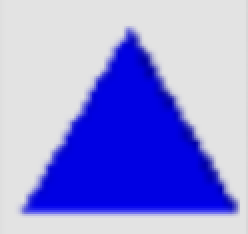
#> input picture sha7.png, 124 x 117 px (shown 2 times larger)
$ python shapedetection.py
#> lines starting #> are read from the running program, lines starting #| are printed output that depends on the picture
import cv2
import numpy as np
import math


def shape_detection(roi,h,s,v):
    # roi = cv2.resize(roi, (250, 250))
    lower = np.array([h - 3, s - 3, v - 3])
    upper = np.array([h, s, v])
    hsv = cv2.cvtColor(roi, cv2.COLOR_BGR2HSV)
    bgr = cv2.cvtColor(hsv, cv2.COLOR_HSV2BGR)
    gray = cv2.cvtColor(bgr, cv2.COLOR_BGR2GRAY)
    mask = cv2.inRange(hsv, lower, upper)


    triangle_corners = np.zeros((3, 2), int)
    triangle_direction = np.zeros(2,int) #(y,x)

    bgr_onlyblue = cv2.bitwise_and(bgr,bgr, mask=mask)
    gray_onlyblue = cv2.cvtColor(bgr_onlyblue, cv2.COLOR_BGR2GRAY)
    _, threshold_binary = cv2.threshold(gray_onlyblue, 10, 255, cv2.THRESH_BINARY)
    cv2.imshow("thresh",mask)
    contours, _ = cv2.findContours(threshold_binary, cv2.RETR_TREE, cv2.CHAIN_APPROX_SIMPLE)
    area= np.zeros(2)
    w = roi.shape[0]
    h = roi.shape[1]
    # [15 lines of commented-out code are left out]

    for cnt in contours:
        # print(cnt,'dhappa')
        approx = cv2.approxPolyDP(cnt,  0.01* cv2.arcLength(cnt, True), True)
        cv2.drawContours(roi, [approx], 0, (0), 5)

        for i in range(3):
            triangle_corners[i][0] = approx.ravel()[2*i]
            triangle_corners[i][1] = approx.ravel()[2 * i+1]
        x = approx.ravel()[0]
        y = approx.ravel()[1]
        # print(x,y)
        cv2.circle(roi,(x,y),3,255,-1)

        if (area[0]<cv2.contourArea(cnt) and cv2.contourArea(cnt)<w*h-1000):
            area[0] = cv2.contourArea(cnt)
            area[1] = len(approx)

        # print(approx)

    if area[1] == 3:
        print('TRIANGLE')
        # print(triangle_corners)
        # triangle direction detection
        # triangle_corners
        diff = np.zeros(6,int)
        diff[0] = abs(triangle_corners[2][0] - triangle_corners[1][0])#0
        diff[1] = abs(triangle_corners[0][0] - triangle_corners[2][0])#1
        diff[2] = abs(triangle_corners[0][0] - triangle_corners[1][0])#2

        diff[3] = abs(triangle_corners[2][1] - triangle_corners[1][1])#0
        diff[4] = abs(triangle_corners[0][1] - triangle_corners[2][1])#1
        diff[5] = abs(triangle_corners[0][1] - triangle_corners[1][1])#2

        indexofmin = np.where(diff == np.amin(diff))

        print(indexofmin[0][0],diff[indexofmin[0][0]])
        print(diff)

        if(indexofmin[0][0]<=2 and indexofmin[0][0]>=0):#left,right
            triangle_direction[0] = 0   #(y,x)
            if indexofmin[0][0] == 0:
                triangle_direction[1] = np.sign(
                    triangle_corners[0][0] - (triangle_corners[2][0] + triangle_corners[1][0]) / 2)#(x,y)

            if indexofmin[0][0] == 1:
                triangle_direction[1] = np.sign(
                    triangle_corners[1][0] - (triangle_corners[2][0] + triangle_corners[1][0]) / 2)#(x,y)

            if indexofmin[0][0] == 2:
                triangle_direction[1] = np.sign(
                    triangle_corners[2][0] - (triangle_corners[0][0] + triangle_corners[1][0]) / 2)#(x,y)

        if (indexofmin[0][0] <= 5 and indexofmin[0][0] >= 3):#up,down
            triangle_direction[1] = 0  # (y,x)
            if indexofmin[0][0] == 3:
                triangle_direction[0] = np.sign(
                    triangle_corners[0][1] - (triangle_corners[2][1] + triangle_corners[1][1]) / 2)  # (x,y)

            if indexofmin[0][0] == 4:
                triangle_direction[0] = np.sign(
                    triangle_corners[1][1] - (triangle_corners[2][1] + triangle_corners[1][1]) / 2)  # (x,y)

            if indexofmin[0][0] == 5:
                triangle_direction[0] = np.sign(
                    triangle_corners[2][1] - (triangle_corners[0][1] + triangle_corners[1][1]) / 2)  # (x,y)

        print(triangle_direction)


    elif area[1] == 4:
        print('SQUARE')
        triangle_direction = (1,1)
    # [4 lines of commented-out code are left out]
    else:
        print('CIRCLE')
        triangle_direction = (1, 1)


    # corner detection
    # gray2 = np.float32(gray)
    # dst = cv2.cornerHarris(gray2, 2, 3, 0.04)
    #
    # dst = cv2.dilate(dst, None)
    #
    # img[dst > 0.01 * dst.max()] = [0, 0, 255]
    #
    # cv2.imshow('dst', img)
    #
    # cv2.imshow('hsv',hsv)
    cv2.imshow('bgr', bgr)
    cv2.imshow('marked', roi)
    cv2.waitKey(0)


img = cv2.imread('sha7.png')
#> img is the input picture: shape (117, 124, 3); mean B, G, R 225, 147.2, 147.2
img = cv2.resize(img,(250,250))
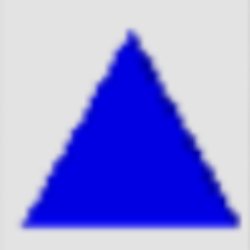
#> img: shape (250, 250, 3); mean B, G, R 225, 147.2, 147.2
shape_detection(img,120,255,255)
#> in shape_detection, `hsv = cv2.cvtColor(roi, cv2.COLOR_BGR2HSV)`: hsv: shape (250, 250, 3); mean H, S, V 53.1, 88.9, 225
#> in shape_detection, `gray = cv2.cvtColor(bgr, cv2.COLOR_BGR2GRAY)`:
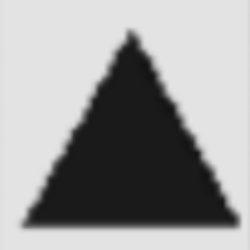
#> gray: shape (250, 250); min 19, max 227, mean 156
#> in shape_detection, `mask = cv2.inRange(hsv, lower, upper)`: mask: shape (250, 250); every value is 0
#> in shape_detection, `bgr_onlyblue = cv2.bitwise_and(bgr,bgr, mask=mask)`: bgr_onlyblue: shape (250, 250, 3); every value is 0
#> in shape_detection, `contours, _ = cv2.findContours(threshold_binary, cv2.RETR_TREE, cv2.CH..`: contours = []
#> after the loop in shape_detection, `for cnt in contours:`: area = [0, 0]; triangle_corners = [[0, 0], [0, 0], [0, 0]]

img2 = cv2.imread('sha3.png')
#> (the run stopped early here; a loop or call above may not have finished)
